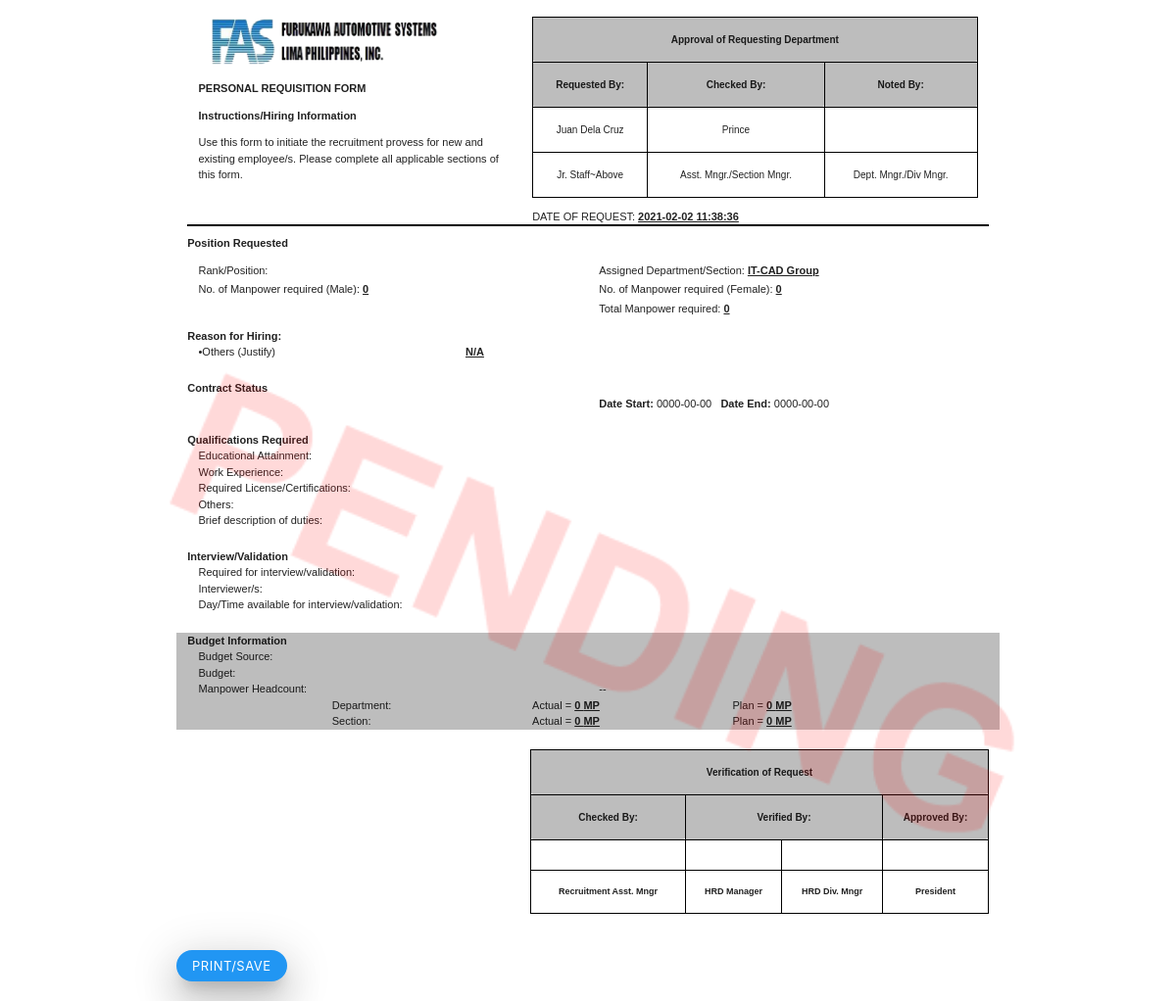
The page /Forms/preview_prf.php?id=174 on the database as committed earlier.
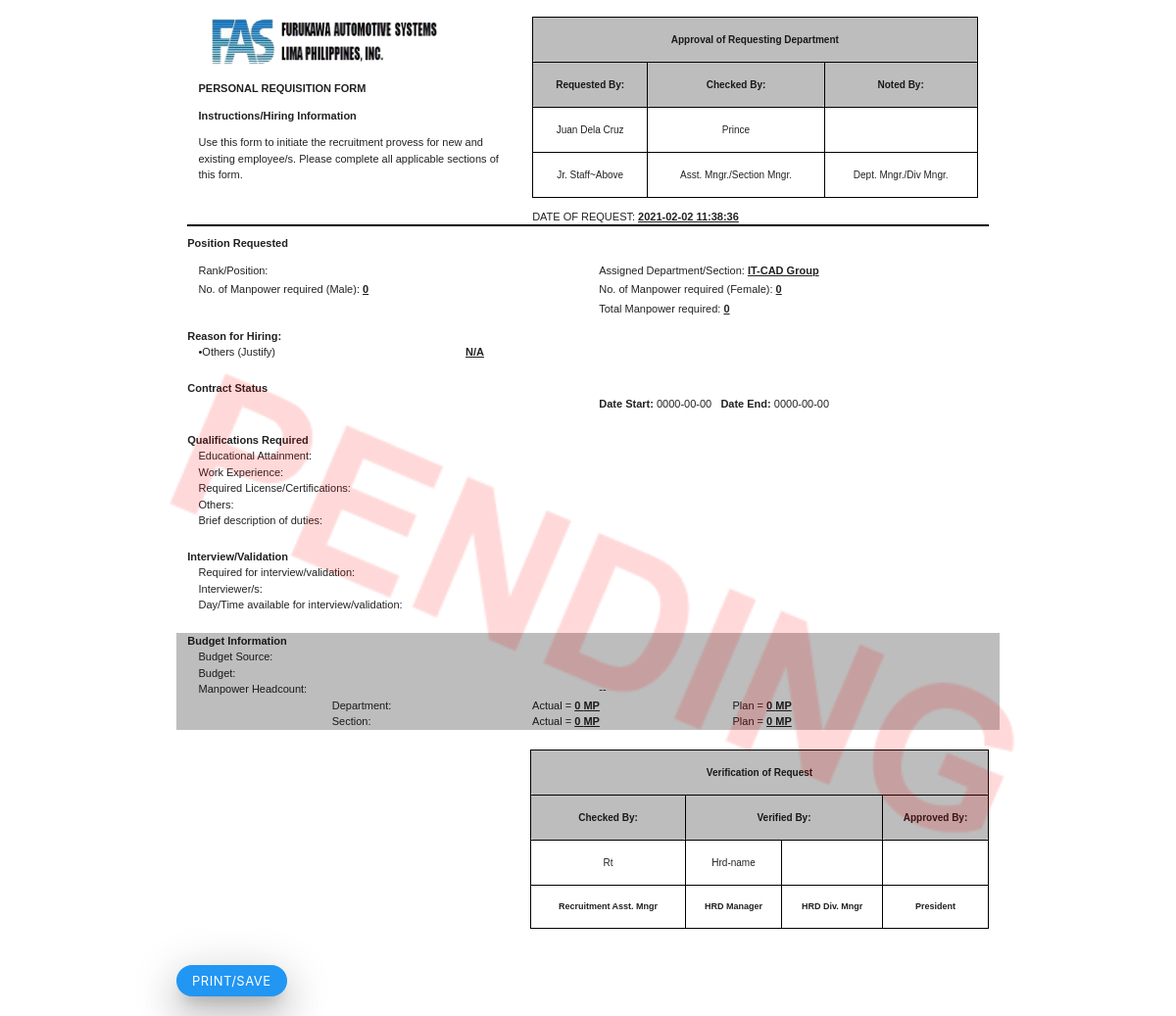
The same page on the database as committed later.
### tables this page shows
CREATE TABLE `tb_request_mp` (
  `id` int(14) NOT NULL,
  `requestor` varchar(500) DEFAULT NULL,
  `requestor_email` varchar(1000) NOT NULL,
  `requesting_position` varchar(200) DEFAULT NULL,
  `assigned_dept` varchar(200) DEFAULT NULL,
  `female_num_mp` int(14) DEFAULT NULL,
  `male_num_mp` int(14) DEFAULT NULL,
  `total_mp` int(14) DEFAULT NULL,
  `contract_status` varchar(500) NOT NULL,
  `date_start` date NOT NULL,
  `date_end` date NOT NULL,
  `education` varchar(1000) NOT NULL,
  `required_license` varchar(1000) NOT NULL,
  `work_exp` varchar(1000) NOT NULL,
  `other_qualification` varchar(1000) NOT NULL,
  `job_duties` varchar(2000) NOT NULL,
  `interview_need` varchar(300) NOT NULL,
  `interviewers` varchar(1000) NOT NULL,
  `availability_for_interview` varchar(1000) NOT NULL,
  `additional_mp` varchar(20) NOT NULL,
  `mp_plan` varchar(20) NOT NULL,
  `reorganization` varchar(20) NOT NULL,
  `promotion` varchar(20) NOT NULL,
  `retirement` varchar(20) NOT NULL,
  `replacement` varchar(20) NOT NULL,
  `replacement_mp_name` varchar(2000) NOT NULL,
  `others` varchar(2000) NOT NULL,
  `budget_source` varchar(200) NOT NULL,
  `budget_status` varchar(200) NOT NULL,
  `actual_mp_dept` int(14) NOT NULL,
  `actual_mp_section` int(14) NOT NULL,
  `plan_mp_dept` int(14) NOT NULL,
  `plan_mp_section` int(14) NOT NULL,
  `approve_check_by` varchar(200) DEFAULT NULL,
  `approve_check_remarks` varchar(100) DEFAULT NULL,
  `approve_noted_by` varchar(200) DEFAULT NULL,
  `approve_noted_remarks` varchar(100) DEFAULT NULL,
  `approval_status` varchar(100) DEFAULT NULL,
  `verify_check_by` varchar(100) DEFAULT NULL,
  `verify_check_remarks` varchar(100) DEFAULT NULL,
  `verify_verifier_manager` varchar(100) DEFAULT NULL,
  `verify_verifier_manager_remarks` varchar(100) DEFAULT NULL,
  `verify_verifier_div_mgr` varchar(100) DEFAULT NULL,
  `verify_verifier_div_mgr_remarks` varchar(100) DEFAULT NULL,
  `president_verify` varchar(200) NOT NULL,
  `cancel_remarks` varchar(500) NOT NULL,
  `step` varchar(2000) NOT NULL,
  `verification_status` varchar(200) NOT NULL,
  `request_date` datetime NOT NULL,
  `typeHiring` varchar(100) DEFAULT NULL,
  `sync_status` varchar(100) NOT NULL,
  `approve_date` date DEFAULT NULL
);

### Forms/preview_prf.php (the view, shortened to what this page needs)
<?php
    require_once '../php/Database.php';
    $id = $_GET['id'];
    if(empty($id)){
        echo '<script>window.close()</script>';
    }else{
        $query = "SELECT *FROM tb_request_mp WHERE id = '$id'";
        $stmt = $conn->prepare($query);
        $stmt->execute();
        foreach($stmt->fetchALL() as $x){
            $requestor = $x['requestor'];
            $position = $x['requesting_position'];
            $mp_male_required = $x['male_num_mp'];
            $mp_female_required = $x['female_num_mp'];
            $dept_section = $x['assigned_dept'];
            $educ = $x['education'];
            $work_exp = $x['work_exp'];
            $license = $x['required_license'];
            $other_quali = $x['other_qualification'];
            $duty = $x['job_duties'];
            $interview_req = $x['interview_need'];
            $interviewers = $x['interviewers'];
            $availability_interview = $x['availability_for_interview'];
            $request_date = $x['request_date'];
            $budget_source = $x['budget_source'];
            $budget_status = $x['budget_status'];
            $actual_dept = $x['actual_mp_dept'];
            $actual_section = $x['actual_mp_section'];
            $plan_mp_dept = $x['plan_mp_dept'];
            $plan_mp_section = $x['plan_mp_section'];
            $other_reason = $x['others'];
            if($other_reason == ''){
                $other_reason = 'N/A';
            }
            $checker = $x['approve_check_by'];
            $apprNote = $x['approve_noted_by'];
            $verify_check = $x['verify_check_by'];
            $verify_manager = $x['verify_verifier_manager'];
            $verify_div_mgr = $x['verify_verifier_div_mgr'];
            $president = $x['president_verify'];
        }
    }
?>
<!DOCTYPE html>
<html lang="en">
<head>
    <link rel="stylesheet" href="../node_modules/materialize-css/dist/css/materialize.min.css">
</head>
<body>
    <img src="../Img/PENDING STAMP.png" alt="" id="pending" style="position:absolute;opacity:0.15;width:100%;margin-top:30%;display:none;">
    <div class="row container" id="form">
        <br>
        <div class="col s12">
            <div class="col s5">
            <img src="../Img/FAS.png" alt="FAS logo" width="250" height="50">
                <p><b>PERSONAL REQUISITION FORM</b></p>
                <b>Instructions/Hiring Information</b>
                <p>Use this form to initiate the recruitment provess for new and existing employee/s. Please complete all applicable sections of this form.</p>
            </div>
            <div class="col s7">
                <table class="centered" style="border:1.5px solid black;" cellpadding="0" height="">
                    <tr style="border:1.5px solid black;" class="#bdbdbd grey lighten-1">
                        <td colspan="3" style="font-weight:bold;font-size:10px;">Approval of Requesting Department</td>
                    </tr>
                    <tr style="border:1.5px solid black;font-size:12px;" class="#bdbdbd grey lighten-1">
                        <td style="border:1.5px solid black;font-weight:bold;">Requested By:</td>
                        <td style="border:1.5px solid black;font-weight:bold;">Checked By:</td>
                        <td style="border:1.5px solid black;font-weight:bold;">Noted By:</td>
                    </tr>
                    <tr>
                        <td style="border:1.5px solid black;"><?=$requestor;?></td>
                        <td style="border:1.5px solid black;"><?=$checker;?></td>
                        <td style="border:1.5px solid black;"><?=$apprNote;?></td>
                    </tr>
                    <tr style="font-size:10px;">
                        <td style="border:1.5px solid black;">Jr. Staff~Above</td>
                        <td style="border:1.5px solid black;">Asst. Mngr./Section Mngr.</td>
                        <td style="border:1.5px solid black;">Dept. Mngr./Div Mngr.</td>
                    </tr>
                </table>
                <p>DATE OF REQUEST: <u><?=$request_date;?></u></p>
            </div>
        </div>
        <div class="col s12" style="margin-top:-2%;">
            <hr style="border:1px solid black;">
        </div>
        <div class="col s12">
            <b>Position Requested</b>
        </div>
        <div class="col s12">
            <div class="col s6">
                <p>Rank/Position: <u><?=$position;?></u></p>
                <p style="margin-top:-2%;">No. of Manpower required (Male): <u><?=$mp_male_required;?></u></p>
            </div>
            <div class="col s6">
                <p>Assigned Department/Section: <u><?=$dept_section;?></u></p>
                <p style="margin-top:-2%;">No. of Manpower required (Female): <u><?=$mp_female_required;?></u></p>
                <p style="margin-top:-2%;">Total Manpower required: <u><?=$mp_male_required + $mp_female_required;?></u></p>
            </div>
        </div>
        <div class="col s12"><b>Reason for Hiring:</b></div>
        <div class="col s12">
            <div class="row">
            <div class="col s12">
                <div class="col s4">&bullet;Others (Justify)</div>
                <div class="col s8"><u><?=$other_reason;?></u></div>
            </div>
            </div>
        </div>
        <div class="row">
            <div class="col s12"><b>Contract Status</b></div>
            <div class="col s6">
            </div>
            <div class="col s6">
                <b>Date Start:</b> 0000-00-00 <b> &nbsp; Date End:</b> 0000-00-00
            </div>
        </div>
        <div class="row">
            <div class="col s12"><b>Qualifications Required</b></div>
        <div class="col s12">
           <div class="col s6">Educational Attainment:</div>
           <div class="col s6"><u><?=$educ;?></u></div>
        </div>
        <div class="col s12">
           <div class="col s6">Work Experience:</div>
           <div class="col s6"><u><?=$work_exp; ?></u></div>
        </div>
        <div class="col s12">
           <div class="col s6">Required License/Certifications:</div>
           <div class="col s6"><u><?=$license;?></u></div>
        </div>
        <div class="col s12">
           <div class="col s6">Others:</div>
           <div class="col s6"><u><?=$other_quali;?></u></div>
        </div>
        <div class="col s12">
           <div class="col s6">Brief description of duties:</div>
           <div class="col s6"><u><?=$duty;?></u></div>
        </div>
    </div>
        <div class="row">
            <div class="col s12"><b>Interview/Validation</b></div>
        <div class="col s12">
           <div class="col s6">Required for interview/validation:</div>
           <div class="col s6"><u><?=ucwords($interview_req);?></u></div>
        </div>
        <div class="col s12">
           <div class="col s6">Interviewer/s:</div>
           <div class="col s6"><u><?=ucwords($interviewers);?></u></div>
        </div>
        <div class="col s12">
           <div class="col s6">Day/Time available for interview/validation:</div>
           <div class="col s6"><u><?=$availability_interview;?></u></div>
        </div>
        </div>
    <div class="row #bdbdbd grey lighten-1">
        <div class="col s12"><b>Budget Information</b></div>
        <div class="col s12">
           <div class="col s6">Budget Source:</div>
           <div class="col s6"><u><?=$budget_source;?></u></div>
        </div>
        <div class="col s12">
           <div class="col s6">Budget:</div>
           <div class="col s6"><u><?=$budget_status;?></u></div>
        </div>
        <div class="col s12">
           <div class="col s6">Manpower Headcount:</div>
           <div class="col s6">--</div>
        </div>
        <div class="col s12">
            <div class="col s2"></div>
            <div class="col s3">Department:</div>
            <div class="col s3">Actual = <u><?=$actual_dept;?> MP</u></div>
            <div class="col s4">Plan = <u><?=$plan_mp_dept;?> MP</u></div>
        </div>
        <div class="col s12">
            <div class="col s2"></div>
            <div class="col s3">Section:</div>
            <div class="col s3">Actual = <u><?=$actual_section;?> MP</u></div>
            <div class="col s4">Plan = <u><?=$plan_mp_section;?> MP</u></div>
        </div>
    </div>
    <div class="row">
        <div class="co s12">
            <div class="col s5 center">
            </div>
            <div class="col s7">
                <table class="centered" style="border:1px solid black;" cellpadding="0" cellspacing="0">
                    <tr class="#bdbdbd grey lighten-1">
                        <td colspan="4" style="border:1px solid black;font-weight:bold;">Verification of Request</td>
                    </tr>
                    <tr class="#bdbdbd grey lighten-1">
                        <td style="border:1px solid black;font-weight:bold;">Checked By:</td>
                        <td colspan="2" style="border:1px solid black;font-weight:bold;">Verified By:</td>
                        <td style="border:1px solid black;font-weight:bold;">Approved By:</td>
                    </tr>
                    <tr>
                        <td style="border:1px solid black;"><?=ucwords($verify_check);?></td>
                        <td style="border:1px solid black;"><?=ucwords($verify_manager);?></td>
                        <td style="border:1px solid black;"><?=ucwords($verify_div_mgr);?></td>
                        <td style="border:1px solid black;"><?=ucwords($president);?></td>
                    </tr>
                    <tr>
                        <td style="border:1px solid black;font-weight:bold;font-size:9px;">Recruitment Asst. Mngr</td>
                        <td style="border:1px solid black;font-weight:bold;font-size:9px;">HRD Manager</td>
                        <td style="border:1px solid black;font-weight:bold;font-size:9px;">HRD Div. Mngr</td>
                        <td style="border:1px solid black;font-weight:bold;font-size:9px;">President</td>
                    </tr>
                </table>
            </div>
        </div>
    </div>
    <br>
    <button class="btn-small blue z-depth-5" id="print_btn" onclick="print_docs()" style="border-radius:30px;">Print/Save</button>
    </div>
</body>
</html>

### Forms/preview_prf.php (style rules this page uses)
body { font-family:arial; font-size:11px; }
td { font-size:10px; }
u { font-weight:bold; }
#form { display: none; }

Rows that differ between the two databases and show on the page:
changed tb_request_mp "IT-CAD Group": verify_check_by (not shown) → "Rt"; verify_verifier_manager (not shown) → "Hrd-name"
